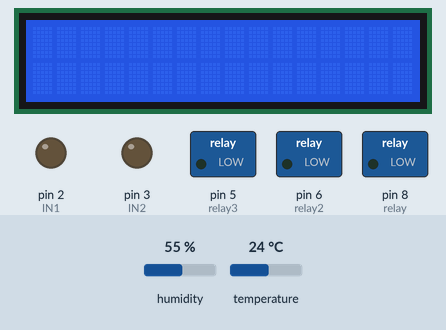
The sketch below on a simulated Arduino Uno, built with avr-gcc and run on an emulated ATmega328P. On the bench: 16×2 character LCD, switched loads named in the sketch (green lamp = pin HIGH), output pins drawn as LEDs (lit = HIGH). The test bench sets the inputs (shaded band); at power-on: humidity 55 %, temperature 24 °C.

Above: at 0.1 s.
At 2.1 s:
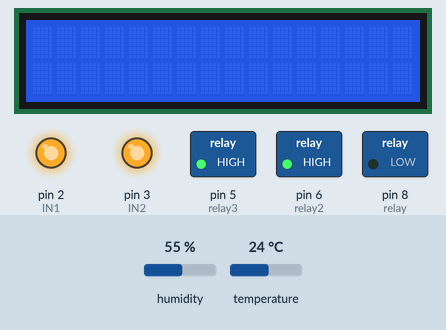
Timing chart, 0 to 3.6 s (numbered marks = the images above):
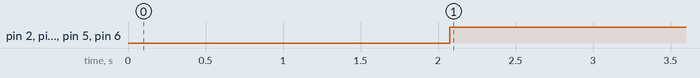

Measured:
- by itself, pin 2 (IN1), pin 3 (IN2), pin 5 (relay3), pin 6 (relay2): LOW → HIGH at 2.1 s

The sketch:

sketch_dec19a.ino
```cpp
#include <DHT.h>    //DHT22 헤더파일
#include <LiquidCrystal_I2C.h>    //Lcd 헤더파일

#define DHTPIN 9    //DHT22 핀설정
#define DHTTYPE DHT22   //DHT22 (AM2302)
DHT dht(DHTPIN, DHTTYPE);   //DHT 타입 설정
LiquidCrystal_I2C lcd(0x27, 16, 2);   //Lcd 설정

//---변수정의---
float hum;    //습도변수
float temp;   //온도변수
int IN1= 2;   //샤플로펌프1
int IN2= 3;   //샤플로펌프2
int ena=1;
int relay= 8;   //팬
int relay2= 6;    //Led
int relay3= 5;   //열선
int Moisture;
int count = 1;
int i1, i2;
byte t[8] = {   //Lcd에 사용할 특수문자 만들기
  B01000,
  B10100,
  B01000,
  B00000,
  B00000,
  B00000,
  B00000,
  B00000
  };

//------각각 함수 만들기
void pump(void);
void fan(void);
void screen(void);
void sun(int on_sec, int off_sec);
void lcd_print(void);
void heating(int lowTemp);

//----각각 핀당 출력지정
void setup() {
  pinMode(IN1, OUTPUT);   //IN1 핀 출력설정
  pinMode(IN2, OUTPUT);   //IN2 핀 출력설정
  Serial.begin(9600);   //시리얼 보드레이트 설정
  pinMode(relay, OUTPUT);
  pinMode(relay2, OUTPUT);
  pinMode(relay3, OUTPUT);
  dht.begin();
  lcd.init();
  lcd. backlight();
  lcd.createChar(0, t);
  delay(2000);
}

//----loop문에서 각 센서값을 읽어들이기, 각각의 함수실행

void loop() {
  Moisture = analogRead(A0);
  hum = dht.readHumidity();
  temp = dht.readTemperature();
  pump();
  fan();
  heating(21);    //heating의 관호안의 숫자 이하로 떨어지면 동작
  sun(10, 10);    //10초켜지고 10초 꺼지고 만약1분을 하고싶으면 차후에 60으로 수정
  screen();   //Serial 모니터 출력 없어도 됨
  lcd_print();

}

//-------워터펌프 제어함수
void pump(void)
{
  if(Moisture > 700){   //건조할때
    digitalWrite(IN1, HIGH);
    digitalWrite(IN2, LOW);
    digitalWrite(ena, 255);   //ena모터의 토크를 225로 회전
  }
  else{    //그외 정지
    digitalWrite(IN1, HIGH);
    digitalWrite(IN2, HIGH);
    digitalWrite(ena, 255);
    }
  }

//-----DV쿨링팬 제어 함수
void fan(void)
{
  if(temp > 25){    //온도가28도 이상일떼 realy에 HIGH신호를 주어 동작
    digitalWrite(relay, HIGH);
    }else{    //그외 정지
      digitalWrite(relay, LOW);
      }
  }

//----열선 제어 함수
void heating(int lowTemp)
{
  if(temp < lowTemp) digitalWrite(relay3, LOW);   //온도 값이 lowTemp 루프에서 heating안의 숫자이하가 되면 릴레이에 LOW 신호를 주어 동작
  else digitalWrite(relay3, HIGH);    //그외엔 HIGH
  }
/*
//Led제어 함수
void sun(int on_sec, int off_sec)
{
  if(count==1){
    i1 = on_sec;
    i2 = off_sec;
    count--;
    }
    if(i1 > 0){
      i2 = off_sec;
      i1 = on_sec;
      }
      delay(1000);
  }
*/

void sun(int on_sec, int off_sec)
{
  digitalWrite (relay2, HIGH);
  delay(28800000);
  digitalWrite(relay2, LOW);
  }


void screen(void)
{
  Serial.print(" Moisture : ");
  Serial.print(Moisture);
  Serial.print("Humidity: ");
  Serial.print(hum,0);
  Serial.print(" %\t");
  Serial.print("Temperature: ");
  Serial.print(temp, 1);
  Serial.println(" C");
  }

void lcd_print(void)
{
  int mos = 100 - map(Moisture, 0, 1024, 0, 100);
  lcd.setCursor(0,0);
  lcd.print("Temp ; ");
  lcd.print(temp, 1);
  lcd.write(byte(0));
  lcd.setCursor(0,1);
  lcd.print("Moistue : ");
  lcd.print(Moisture);
  lcd.print("%");
  }
```
